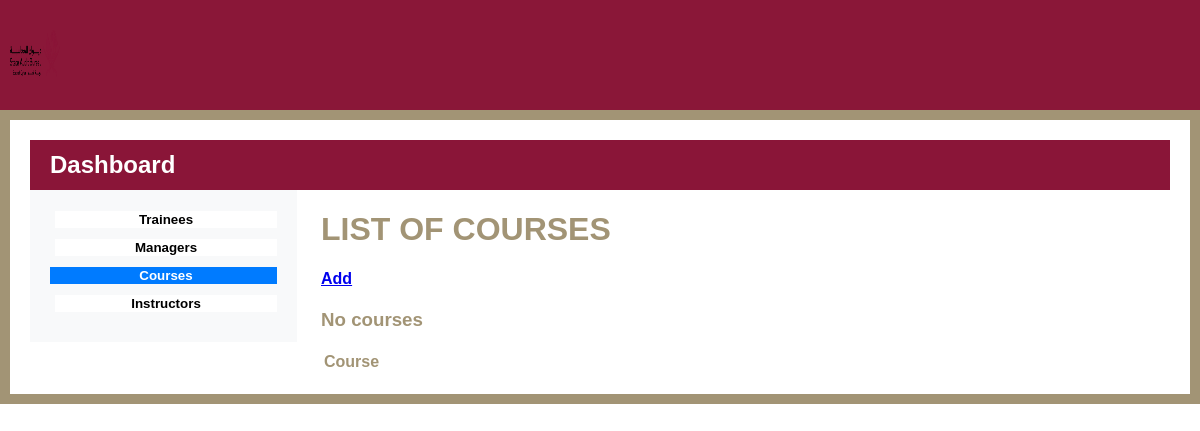
The app's page /courses/, older data.
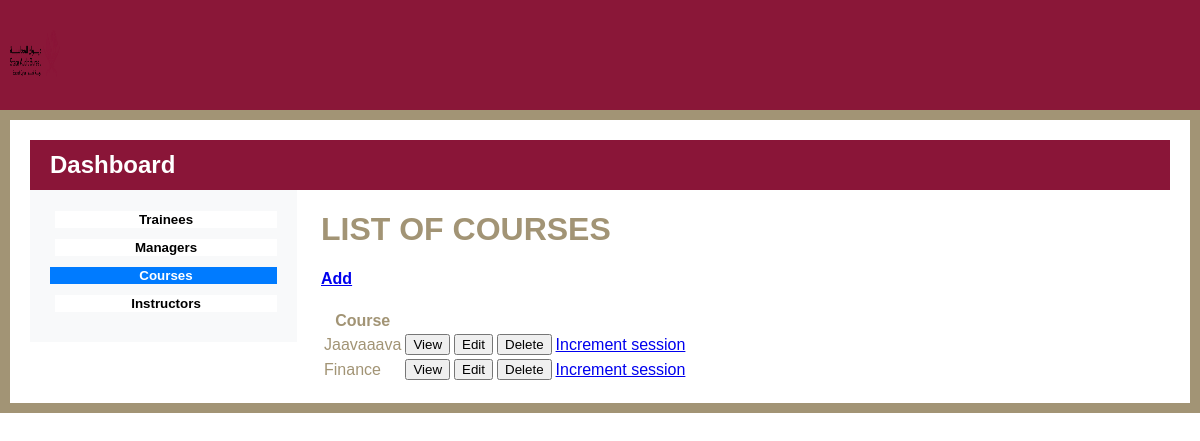
The same page, newer data.
### base/models.py (models this page shows)
class Course(models.Model):
    name = models.CharField(max_length=100)
    description = models.TextField()
    start_time = models.TimeField()
    end_time = models.TimeField()
    capacity = models.PositiveIntegerField()
    number_of_classes = models.PositiveIntegerField()
    instructor = models.ForeignKey(Instructor, on_delete=models.CASCADE)
    current_session = models.IntegerField()
    start_date = models.DateField(auto_now_add=True)
    end_date = models.DateField(null=True)
    def __str__(self):
        return self.name

### base/views.py (the view)
# urls.py: path('courses/', CourseList.as_view(), name="courses"),
class CourseList(ListView):
    model = Course
    template_name = 'base/admin_dashboard/course_list.html'
    context_object_name = 'courses'

### base/templates/base/admin_dashboard/course_list.html (shortened to what this page needs)
{% load static %}
<!DOCTYPE html>
<html>
   <head>
      <link rel="stylesheet" href="https://cdnjs.cloudflare.com/ajax/libs/font-awesome/6.3.0/css/all.min.css" />
	  <link rel="stylesheet" href="https://cdnjs.cloudflare.com/ajax/libs/bootstrap/5.3.0-alpha1/css/bootstrap-grid.min.css" />
    <link rel="stylesheet" href="{% static 'css/reg_style.css' %}">
</head>
   <body>
    <div class="header">
      <div class="logo">
         <img src="{% static 'img/primary-rgb-state-audit-bureau-1@2x.png' %}" alt="Logo">
       </div>
    </div>
<div class="gold-border container-fluid">
   <div class="maroon-bar">
      <h2>Dashboard</h2>
   </div>
   <div class="row">
      <div class="col-lg-3 col-md-4 col-sm-5 bg-light order-sm-1">
         <div class="left-pane">
            <a href="{% url 'trainees' %}"><button class="btn" id="trainees-button">Trainees</button></a>
            <a href="{% url 'managers' %}"><button class="btn" id="managers-button">Managers</button></a>
            <a href="{% url 'courses' %}"><button class="btn active" id="managers-button">Courses</button></a>
            <a href="{% url 'instructors' %}"><button class="btn" id="managers-button">Instructors</button></a>
         </div>
      </div>
      <div class="col-lg-9 col-md-8 col-sm-7 bg-secondary order-sm-2">
               <div id="trainees-content">
                  <h1>LIST OF COURSES</h1>
                  <h4><a href="{% url 'course-create' %}">Add</a></h4>
                  <table>
                     <tr>
                         <th>Course</th>
                         <th></th>
                         <th></th>
                         <th></th>
                     </tr>
                     {% for course in courses %}
                     <tr>
                        <td>{{course}}</td>
                        <td><a href="{% url 'course' course.id %}"><button class="btn btn-outline-primary btn-sm mr-2">View</button></a></td>
                        <td><a href="{% url 'course-update' course.id %}"><button class="btn btn-outline-success btn-sm">Edit</button></a></td>
                        <td><a href="{% url 'course-delete' course.id %}"><button class="btn btn-outline-success btn-sm">Delete</button></a></td>
                        <td><a href="{% url 'increment-session' course_id=course.id %}">Increment session</a></td>
                     </tr>
                     {%empty%}
                     <h3>No courses</h3>
                     {% endfor %}
                 </table>
               </div>
</body>
</html>

Row changes from the older to the newer data that the page shows:
added Course: name "Jaavaaava"
added Course: name "Finance"
Text that changed along with them:
text no longer shown: "No courses"
